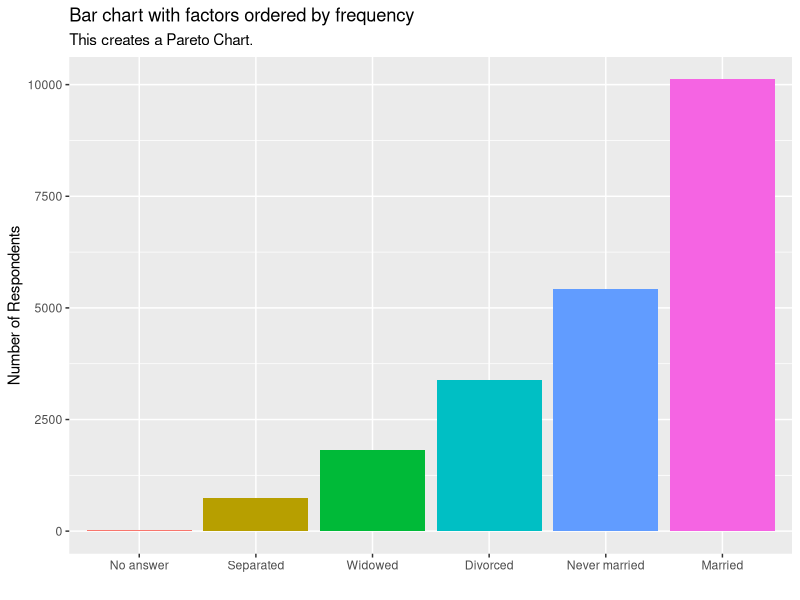
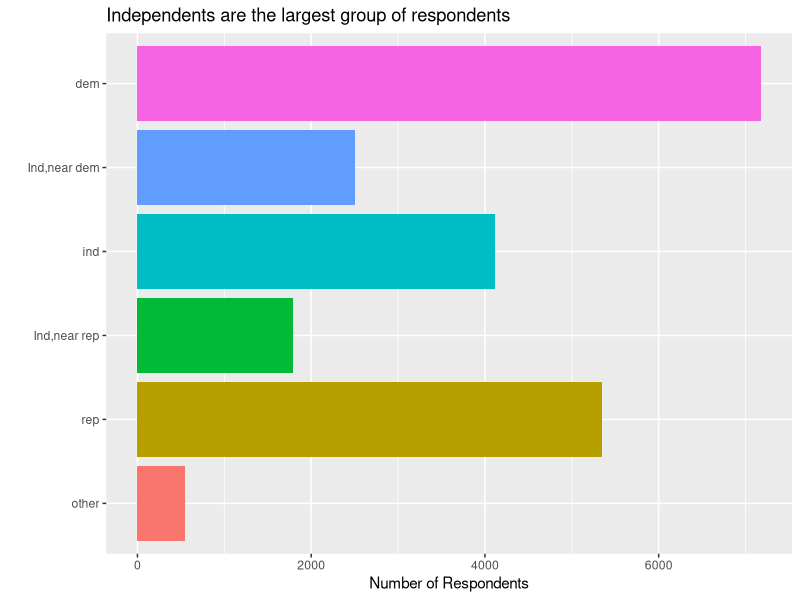
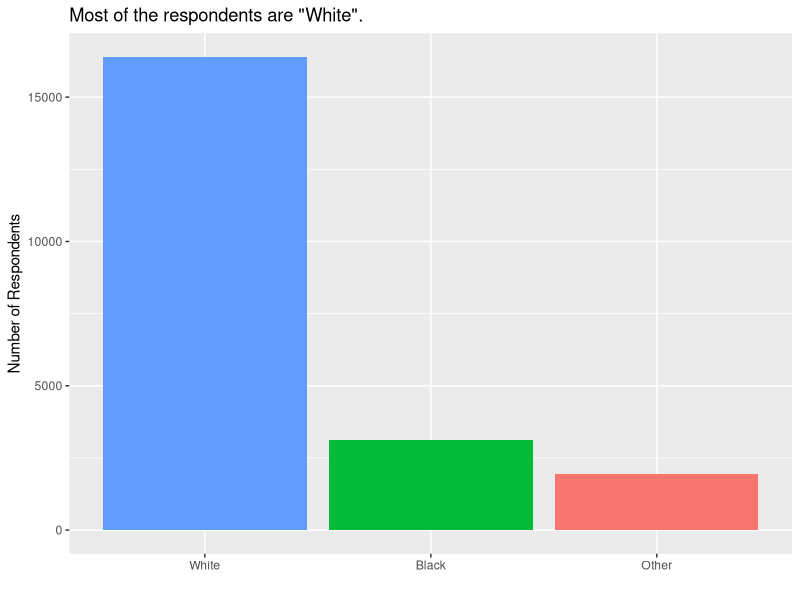
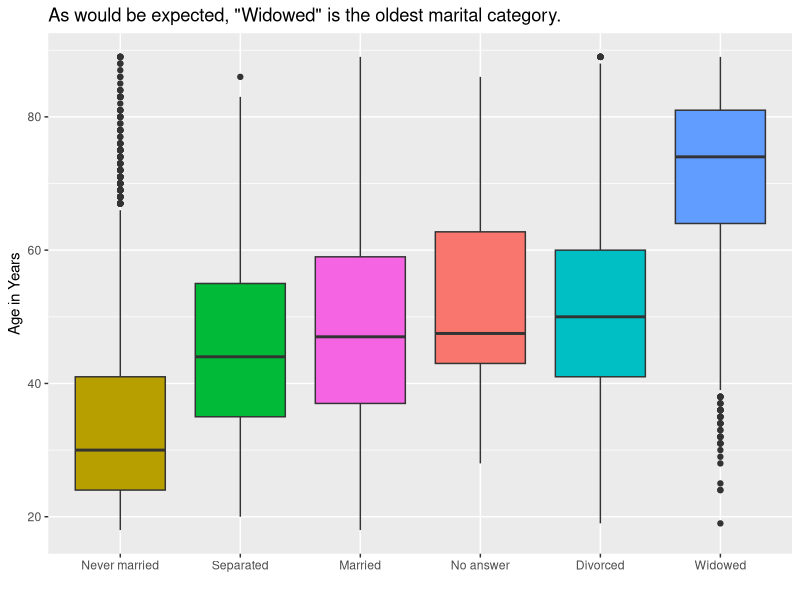

Reproduce these figures in R, in order.
## ---- chunk 1
knitr::opts_chunk$set(echo = TRUE,
                      message = FALSE,
                      warning = FALSE)
library(tidyverse)
library(forcats)
## ---- chunk 2
gss_cat %>%
  mutate(marital = marital %>% fct_infreq() %>% fct_rev()) %>%
  ggplot(aes(x = marital, fill = marital)) +
  geom_bar(show.legend = FALSE) +
  labs(
    title = "Bar chart with factors ordered by frequency",
    subtitle = "This creates a Pareto Chart.",
    x = "",
    y = "Number of Respondents"
  )
## ---- chunk 3
gss_cat %>%
  mutate(partyid = fct_collapse(
    partyid,
    other = c("No answer", "Don't know", "Other party"),
    rep = c("Strong republican", "Not str republican"),
    ind = c("Ind, near rep", "Independent", "Ind, near dem"),
    dem = c("Not str democrat", "Strong democrat")
  )) %>%
  ggplot(aes(x = partyid, fill = partyid)) +
  geom_bar(show.legend = FALSE) +
  coord_flip() +
  labs(
    title = "Independents are the largest group of respondents",
    x = "",
    y = "Number of Respondents"
  )
## ---- chunk 4
gss_cat %>% 
  ggplot(aes(x = race %>% fct_infreq(), fill = race)) +
  geom_bar(show.legend = FALSE) +
  labs(
    title = 'Most of the respondents are "White".',
    x = "", 
    y = "Number of Respondents"
  )
## ---- chunk 5
gss_cat %>% 
  select(marital, age) %>% 
  na.omit() %>% 
  ggplot(aes(x = marital %>% fct_reorder(age, median), y = age, fill = marital)) + 
  geom_boxplot(show.legend = FALSE) +
  labs(
    title = 'As would be expected, "Widowed" is the oldest marital category.',
    x = "",
    y = "Age in Years"
  )
